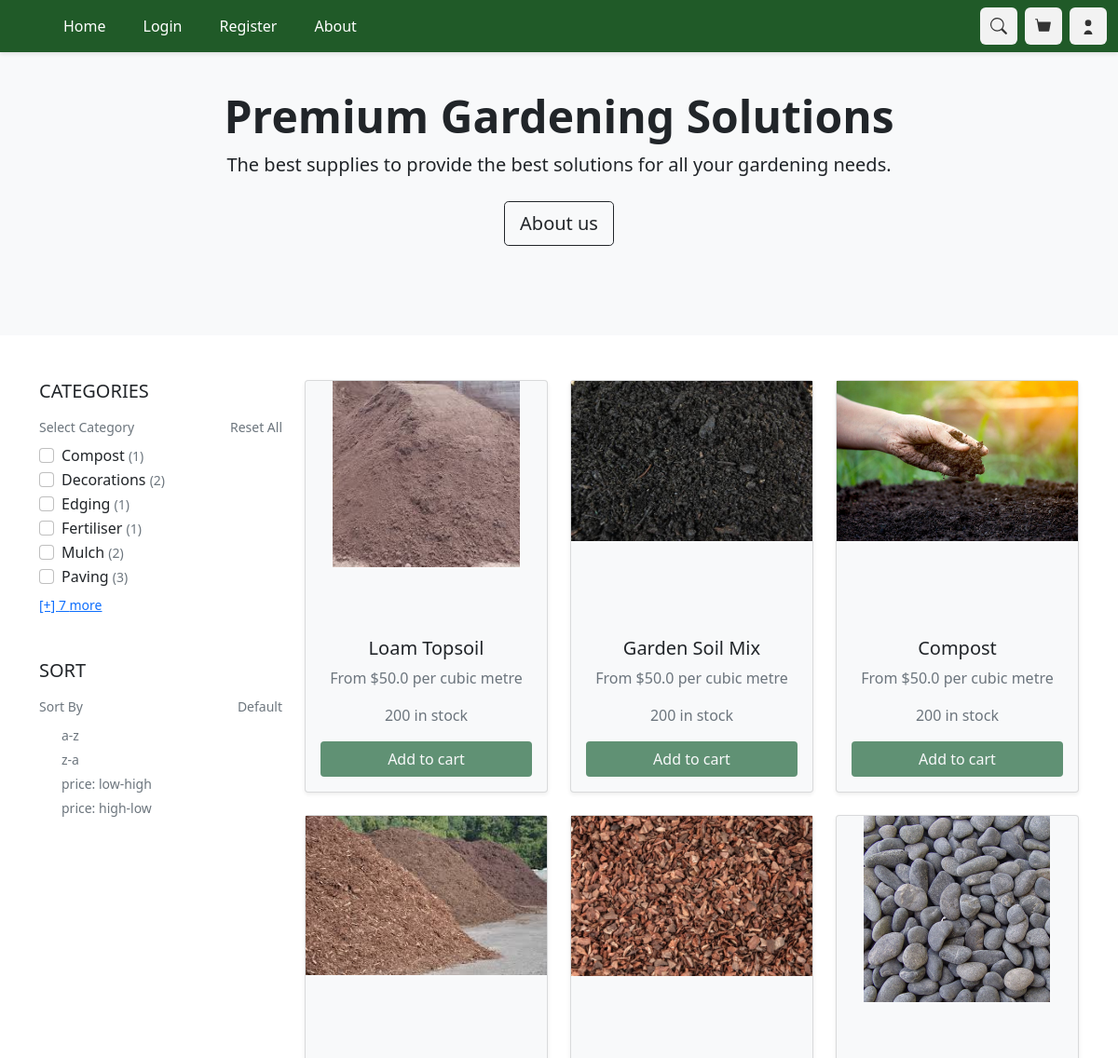
Before: / (upper part) with the older database file.
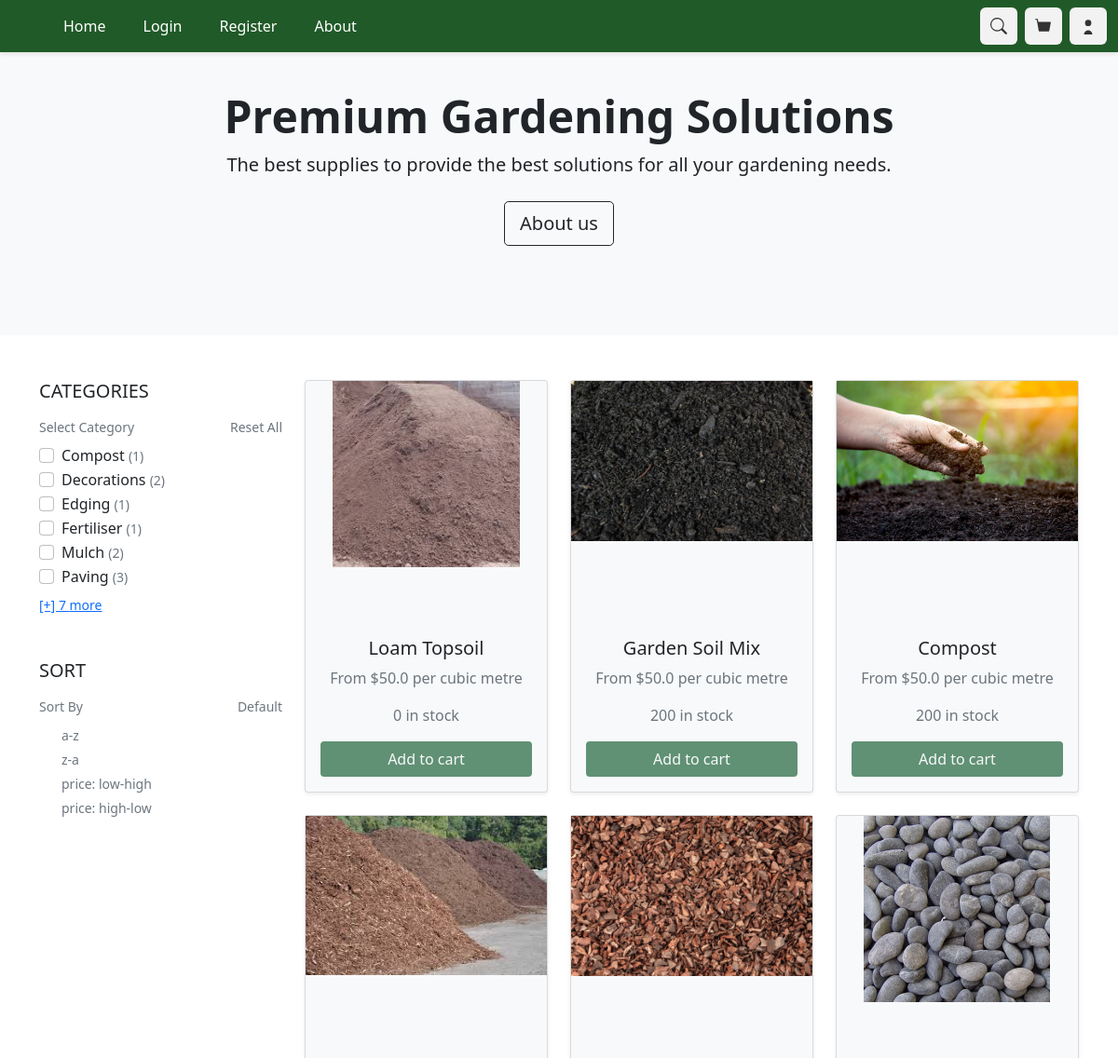
After: the same page with the newer database file.
### ORM/tables.py (models this page shows, shortened)
class Category(TimeStampedModel):
    __tablename__  = 'categories'
    id = Column(Integer, primary_key=True, autoincrement=True, index=True)
    category = Column(String(40), nullable=False)
    product = Relationship('Product', back_populates='categories')

class Product(TimeStampedModel):
    __tablename__ = 'products'
    id = Column(Integer, primary_key=True, autoincrement=True)
    name = Column(String(100), nullable=False)
    description = Column(String, nullable=False)
    dimensions = Column(String(50), nullable=True)
    weight = Column(REAL, nullable=True)
    unit = Column(String(50), nullable=False)
    price = Column(REAL, nullable=False)
    stock_level = Column(Integer, nullable=False)
    category = Column(Integer, ForeignKey('categories.id'), nullable=False, index=True)
    image = Column(String(100), nullable=False)
    orders = Relationship('Order', back_populates='product')
    categories = Relationship('Category', back_populates='product')

### main.py (the view)
@limiter.limit("5 per second")
@app.route("/", methods=['POST', 'GET'])
def products_page():
    session["accessed_products_route"]= "/"
    product_list = get_products()
    category_list = get_categories()
    return render_template("products.html", products=product_list, categories=category_list)

### ORM/ORM_operations.py (called while the page is built)
def get_products():
    products = Product.query.all()
    if products is None:
        raise Exception('Products expected but NoneType was recieved')
    return products

def get_categories() -> list:
    res = []
    categories = Category.query.all()
    for category in categories:
        res.append(category)
    if res[0] is None:
        raise Exception('Categories expected but NoneType was found')
    return res

### main.py (called while the page is built)
@app.after_request
def add_security_headers(resp):
    resp.headers['Content-Security-Policy'] =  "default-src 'self'; object-src 'none'; base-uri 'none';" #prevents inline scripts from running and objects
    resp.headers['X-Content-Type-Options'] = 'nosniff' #forces the browser to honour the content type instead of auto detecting
    resp.headers['X-Frame-Options'] = 'SAMEORIGIN' #prevents external sites from embedding this site in iframe, helping prevent clickjacking
    return resp

### templates/products.html (shortened to what this page needs)
{% extends "products_search.html" %}
{% block content %}
<section class="py-7 text-center bg-light" style="padding-top: 6rem; padding-bottom: 6rem;">
  <div class="container">
    <h1 class="display-5 fw-bold">Premium Gardening Solutions</h1>
    <p class="lead mb-4">The best supplies to provide the best solutions for all your gardening needs.</p>
    <a href="/about" class="btn btn-outline-dark btn-lg">About us</a>
  </div>
</section>
<section class="py-5">
  <div class="container">
    <div class="row">
      <div class="col-lg-3 mb-5">
        <div class="position-sticky" style="top: 100px;">
          <h5 class="mb-3">CATEGORIES</h5>
          <div class="d-flex justify-content-between align-items-center mb-2">
            <small class="text-muted">Select Category</small>
            <a href="#" id="resetFilters" class="text-muted small text-decoration-none">Reset All</a>
          </div>
          <form id="filterForm">
            <div id="categoryList">
              {% for category in categories[:6] %}
              <div class="form-check">
                <input class="form-check-input category-check" type="checkbox" value="{{category.id }}" id="cat_{{category.id}}">
                <label class="form-check-label" for="cat_{{ category.id }}">
                  {{ category.category }} <small class="text-muted" id="cat_{{category.id}}_text">placeholder</small>
                </label>
              </div>
              {% endfor %}
              {% if categories|length > 6 %}
              <a class="text-primary small d-block mt-2" data-bs-toggle="collapse" href="#moreCategories" role="button" aria-expanded="false" aria-controls="moreCategories">
                [+] {{ categories|length - 6 }} more
              </a>
              {% endif %}
            </div>
          </form>
          <div class="py-5">
            <form class="sort_form">
              <h5 class="mb-3">SORT</h5>
              <div class="d-flex justify-content-between align-items-center mb-2">
                  <small class="text-muted">Sort By</small>
                  <a href="/" id="default_sort" class="text-muted small text-decoration-none">Default</a>
              </div>
              <div class="form-check">
                <a href="/sort_products_a-z" id="a-z" class="text-muted small text-decoration-none">a-z</a>
              </div>
              <div class="form-check">
                <a href="/sort_products_z-a" id="z-a" class="text-muted small text-decoration-none">z-a</a>
              </div>
              <div class="form-check">
                <a href="/sort_products_low-high" id="low-high" class="text-muted small text-decoration-none">price: low-high</a>
              </div>
              <div class="form-check">
                <a href="/sort_products_high-low" id="high-low" class="text-muted small text-decoration-none">price: high-low</a>
              </div>
            </form>
          </div>
        </div>
      </div>
      <div class="col-lg-9">
        <div class="row" id="productGrid">
          {% for product in products %}
          <div class="col-md-6 col-lg-4 mb-4 product-item" data-category="{{ product.category }}">
            <div class="card h-100 shadow-sm hover-card" style="background-color: #f8f9fa;">
              <div class="ratio ratio-1x1 p-4">
                <div class="ratio ratio-1x1 p-4 d-flex justify-content-center align-items-center">
                  <a href="/product_view_{{ product.id }}">
                    <img src="{{ product.image }}" class="img-fluid mx-auto d-block hover-image" style="max-height: 200px; object-fit: contain;" alt="{{ product.name }}">
                  </a>
                </div>
              </div>
              <div class="card-body text-center">
                <h5 class="card-title">{{ product.name }}</h5>
                <p class="text-muted">From ${{ product.price }} {{ product.unit }}</p>
                <p class="text-muted">{{product.stock_level}} in stock</p>
                <button id="add_to_cart_{{ product.id }}" class="btn text-light w-100" style="background-color: #609174;">Add to cart</button>
              </div>
            </div>
          </div>
          {% endfor %}
        </div>
      </div>
    </div>
  </div>
</section>
<link href="https://cdn.jsdelivr.net/npm/bootstrap-icons@1.10.5/font/bootstrap-icons.css" rel="stylesheet">
{% endblock %}

### templates/products_search.html (shortened to what this page needs)
<!doctype html>
<html lang="en">
  <head>
    <link href="https://cdn.jsdelivr.net/npm/bootstrap@5.0.2/dist/css/bootstrap.min.css" rel="stylesheet">
  </head>
  <body>
    <nav class="navbar navbar-expand-sm navbar-custom fixed-top">
      <div class="container-fluid">
        <div class="collapse navbar-collapse" id="navbarNav">
          <ul class="navbar-nav me-auto mb-2 mb-sm-0 gap-4 ps-5">
            <li class="nav-item"><a class="nav-link" href="/">Home</a></li>
            <li class="nav-item"><a class="nav-link" href="{{ url_for('login') }}">Login</a></li>
            <li class="nav-item"><a class="nav-link" href="{{ url_for('register') }}">Register</a></li>
            <li class="nav-item"><a class="nav-link" href="{{ url_for('about_page') }}">About</a></li>
          </ul>
          <div class="d-flex align-items-center">
            <button class="icon-btn" id="searchToggle">
              <svg xmlns="http://www.w3.org/2000/svg" width="18" height="18" fill="#333" class="bi bi-search" viewBox="0 0 16 16">
                <path d="M11.742 10.344a6.5 6.5 0 1 0-1.397 1.398h-.001l3.85 3.85a1 1 0 0 0 1.415-1.414l-3.85-3.85zM12 6.5a5.5 5.5 0 1 1-11 0 5.5 5.5 0 0 1 11 0z"/>
              </svg>
            </button>
            <a href="{{ url_for('shopping_cart_page') }}" class="icon-btn">
              <svg xmlns="http://www.w3.org/2000/svg" width="18" height="18" fill="#333" class="bi bi-cart" viewBox="0 0 16 16">
                <path d="M0 1.5A.5.5 0 0 1 .5 1h1.528a.5.5 0 0 1 .49.379L3.14 4H14.5a.5.5 0 0 1 .491.592l-1.5 8A.5.5 0 0 1 13 13H4a.5.5 0 0 1-.49-.408L1.61 2H.5a.5.5 0 0 1-.5-.5z"/>
              </svg>
            </a>
            <a href="/dashboard" class="icon-btn">
              <svg xmlns="http://www.w3.org/2000/svg" width="18" height="18" fill="#333" class="bi bi-person" viewBox="0 0 16 16">
                <path d="M8 8a3 3 0 1 0 0-6 3 3 0 0 0 0 6zm4 8c0 1-1 1-1 1H5s-1 0-1-1 1-4 4-4 4 3 4 4z"/>
              </svg>
            </a>
          </div>
        </div>
      </div>
    </nav>
    {% block content %}{% endblock %}
  </body>
</html>

### templates/products_search.html (style rules this page uses)
.navbar-custom { background-color: #205A28; box-shadow: 0 2px 4px rgba(0, 0, 0, 0.1); }
.nav-link { color: #ffff; }
.icon-btn { background-color: #f2f2f2; border: none; border-radius: 0.375rem; width: 40px; height: 40px; display: flex; align-items: center; justify-content: center; margin-left: 8px; transition: background-color 0.2s; }

### templates/products.html (style rules this page uses)
.hover-card { transition: transform 0.2s ease, box-shadow 0.2s ease; }
.hover-image { transition: transform 0.3s ease; }

Changed rows visible on the page:
changed Product "Loam Topsoil": stock_level "200" → "0"
